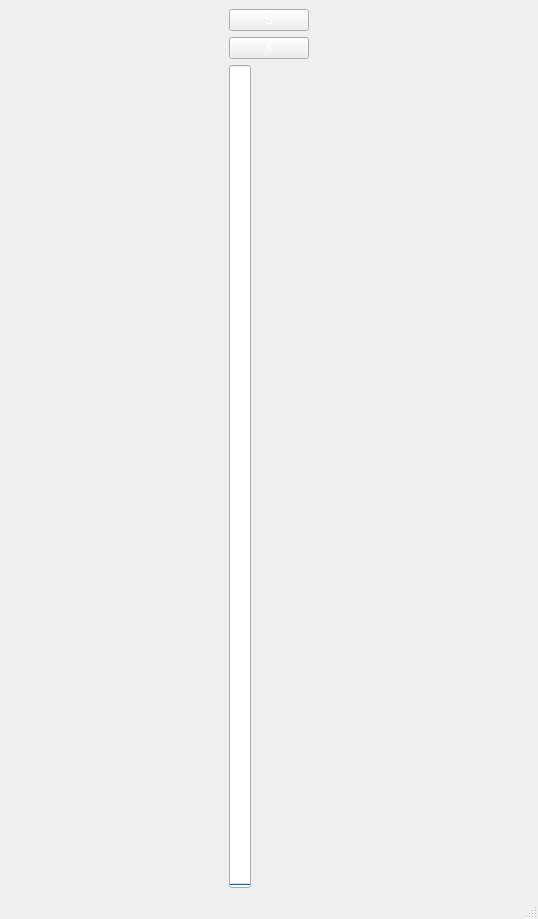
<?xml version="1.0" encoding="UTF-8"?>
<ui version="4.0">
 <class>MainWindow</class>
 <widget class="QMainWindow" name="MainWindow">
  <property name="geometry">
   <rect>
    <x>0</x>
    <y>0</y>
    <width>538</width>
    <height>919</height>
   </rect>
  </property>
  <property name="windowTitle">
   <string>MainWindow</string>
  </property>
  <property name="autoFillBackground">
   <bool>true</bool>
  </property>
  <widget class="QWidget" name="centralwidget">
   <property name="styleSheet">
    <string notr="true">	color: white;
</string>
   </property>
   <layout class="QGridLayout" name="gridLayout_2">
    <item row="2" column="0">
     <layout class="QGridLayout" name="gridLayout">
      <item row="0" column="2">
       <layout class="QVBoxLayout" name="verticalLayout">
        <item>
         <widget class="QPushButton" name="stopBtn">
          <property name="text">
           <string>S</string>
          </property>
         </widget>
        </item>
        <item>
         <widget class="QPushButton" name="exitBtn">
          <property name="text">
           <string>X</string>
          </property>
         </widget>
        </item>
        <item>
         <widget class="QProgressBar" name="progressBar">
          <property name="layoutDirection">
           <enum>Qt::LeftToRight</enum>
          </property>
          <property name="maximum">
           <number>10</number>
          </property>
          <property name="value">
           <number>0</number>
          </property>
          <property name="orientation">
           <enum>Qt::Vertical</enum>
          </property>
         </widget>
        </item>
       </layout>
      </item>
     </layout>
    </item>
   </layout>
  </widget>
  <widget class="QStatusBar" name="statusbar">
   <property name="enabled">
    <bool>false</bool>
   </property>
  </widget>
 </widget>
 <resources/>
 <connections/>
</ui>
